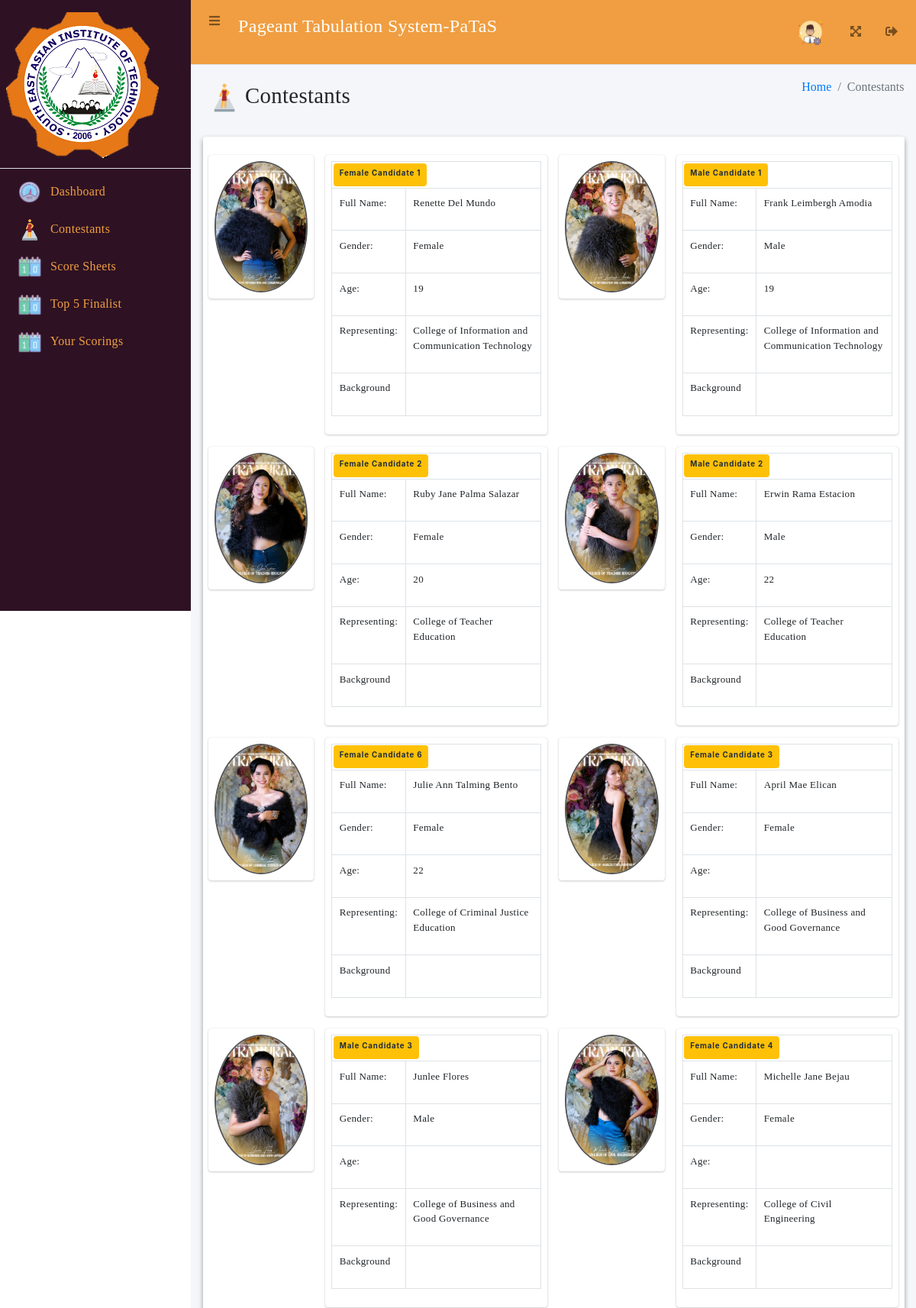
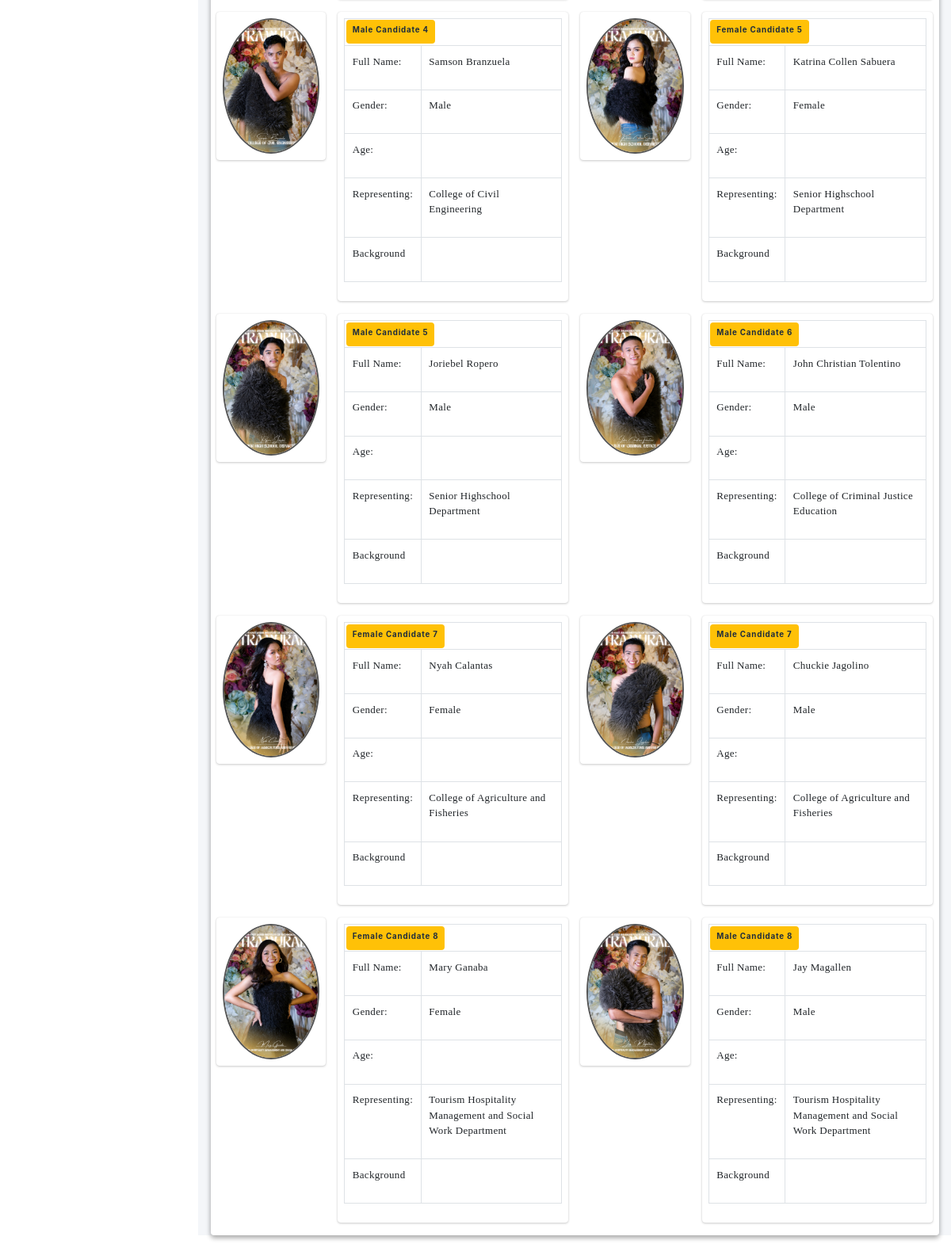
The app's page /judge/contestant-profile.php with its own data (2 pictures, top to bottom).
### tables this page shows
CREATE TABLE `contestants` (
  `id` int(11) NOT NULL,
  `firstname` text DEFAULT NULL,
  `middlename` text DEFAULT NULL,
  `lastname` text DEFAULT NULL,
  `age` varchar(255) DEFAULT NULL,
  `gender` varchar(255) DEFAULT NULL,
  `course` varchar(8) DEFAULT NULL,
  `personal_background` text DEFAULT NULL,
  `image` text DEFAULT NULL,
  `contestant_no` varchar(255) DEFAULT NULL,
  `added_by` varchar(255) NOT NULL
);

CREATE TABLE `courses` (
  `id` int(8) NOT NULL,
  `course_name` text DEFAULT NULL,
  `description` text DEFAULT NULL,
  `added_by` text DEFAULT NULL
);

### judge/contestant-profile.php (the view, shortened to what this page needs)
<?php
include '../includes/dbcon.php';
?>
<!DOCTYPE html>
<html lang="en">
   <head>
      <link rel="stylesheet" href="../asset/fontawesome/css/all.min.css">
      <link rel="stylesheet" href="../asset/css/adminlte.min.css">
      <link rel="stylesheet" href="../asset/css/style.css">
      <link rel="stylesheet" href="../asset/tables/datatables-bs4/css/dataTables.bootstrap4.min.css">
   </head>
   <body class="hold-transition sidebar-mini layout-fixed">
      <div class="wrapper">
         <nav class="main-header navbar navbar-expand navbar-light" style="background-color: rgb(240,158,65)">
            <ul class="navbar-nav">
               <li class="nav-item">
                  <a class="nav-link" data-widget="pushmenu" href="#" role="button"><i class="fas fa-bars"></i></a>
               </li>
               <li class="nav-item">
               <p style="font-size: 24px; color: white;">Pageant Tabulation System-PaTaS</p>
            </li>
            </ul>
            <ul class="navbar-nav ml-auto">
               <li class="nav-item">
                  <a class="nav-link" href="#" role="button">
                  <img src="../asset/img/avatar.png" class="img-circle" alt="User Image" width="40" style="margin-top: -8px;">
                  </a>
               </li>
               <li class="nav-item">
                  <a class="nav-link" data-widget="fullscreen" href="#" role="button">
                  <i class="fas fa-expand-arrows-alt"></i>
                  </a>
               </li>
               <li class="nav-item">
                  <a class="nav-link" data-widget="fullscreen" href="../logout.php">
                  <i class="fas fa-sign-out-alt"></i>
                  </a>
               </li>
            </ul>
         </nav>
         <aside class="main-sidebar sidebar-light-primary" style="background-color: rgb(46,18,35);">
            <a href="index.html" class="brand-link">
            <img src="../asset/img/seait.png" alt="DSMS Logo" width="200">
            </a>
            <div class="sidebar">
               <nav class="mt-2">
                  <ul class="nav nav-pills nav-sidebar flex-column" data-widget="treeview" role="menu"
                     data-accordion="false">
                     <li class="nav-item">
                        <a href="index.php" class="nav-link">
                           <img src="../asset/img/dashboard.png" width="30">
                           <p>
                              Dashboard
                           </p>
                        </a>
                     </li>
                     <li class="nav-item">
                        <a href="contestant-profile.php" class="nav-link">
                           <img src="../asset/img/contestant.png" width="30">
                           <p>
                              Contestants
                           </p>
                        </a>
                     </li>
                     <li class="nav-item">
                        <a href="scores.php" class="nav-link">
                           <img src="../asset/img/score.png" width="30">
                           <p>
                              Score Sheets
                           </p>
                        </a>
                     </li>
                     <li class="nav-item">
                     <a href="scores_top_five.php" class="nav-link">
                        <img src="../asset/img/score.png" width="30">
                        <p>
                           Top 5 Finalist
                        </p>
                     </a>
                  </li>
                     <li class="nav-item">
                     <a href="yourscores.php" class="nav-link">
                        <img src="../asset/img/score.png" width="30">
                        <p>
                          Your Scorings
                        </p>
                     </a>
                  </li>
                  </ul>
               </nav>
            </div>
         </aside>
         <div class="content-wrapper">
            <div class="content-header">
               <div class="container-fluid">
                  <div class="row mb-2">
                     <div class="col-sm-6">
                        <h1 class="m-0"><img src="../asset/img/contestant.png" width="40"> Contestants</h1>
                     </div>
                     <div class="col-sm-6">
                        <ol class="breadcrumb float-sm-right">
                           <li class="breadcrumb-item"><a href="#">Home</a></li>
                           <li class="breadcrumb-item active">Contestants</li>
                        </ol>
                     </div>
                  </div>
               </div>
            </div>
            <section class="content">
               <div class="container-fluid">
                  <div class="card card-info elevation-2">
                     <br>
                     <div class="col-md-12">
                        <div class="row">
                           <?php
                            $query = "SELECT * FROM contestants LEFT JOIN courses ON contestants.course = courses.id";
                            if($result = $con->query($query)){
                               while($row = $result->fetch_assoc()){
                                 echo '
                                 <div class="col-lg-2">
                                 <div class="info-box">
                                    <a href="../images/'.$row['image'].'" target="_blank"><img src="../images/'.$row['image'].'" width="100%" style="border-radius: 50%; border: 2px solid #555;"></a>
                                 </div>
                              </div>
                              <div class="col-lg-4">
                                 <div class="info-box">
                                    <table class="table table-bordered">
                                       <tbody>
                                          <tr>
                                                <td colspan="2"> <span class="badge bg-yellow" style="height: 30px; padding: 8px;"> '.$row['gender'].' Candidate '.$row['contestant_no'].'</span></td>
                                          </tr>
                                          <tr>
                                             <td><p>Full Name: </p></td>
                                             <td><p>'.$row['firstname'].' '.$row['middlename'].' '.$row['lastname'].'</p></td>
                                          </tr>
                                          <tr>
                                             <td><p>Gender: </p></td>
                                             <td><p>'.$row['gender'].'</p></td>
                                          </tr>
                                          <tr>
                                             <td><p>Age: </p></td>
                                             <td><p>'.$row['age'].' </p></td>
                                          </tr>
                                          <tr>
                                             <td><p>Representing: </p></td>
                                             <td><p>'.$row['course_name'].'</p></td>
                                          </tr>
                                          <tr>
                                             <td><p>Background </p></td>
                                             <td><p>'.$row['personal_background'].'</p></td>
                                          </tr>
                                       </tbody>
                                    </table>
                                 </div>
                              </div>
                                 ';
                               }
                              }
                           ?>
                        </div>
                     </div>
                  </div>
               </div>
            </section>
         </div>
      </div>
   </body>
</html>

### asset/css/style.css (style rules this page uses)
h1,h2,h3,h4,h5,h6,p,label,button { font-family: fantasy !important; padding: 0.5rem 0.5rem; font-weight: 100; letter-spacing: 0.02rem; }
li a { font-family: fantasy !important; font-weight: 100; }
li { font-family: fantasy !important; font-weight: 100; }
nav.mt-2 ul.nav-sidebar li p { color:rgb(240,158,65) !important; }
table td { font-size: 13px !important; letter-spacing: 0.0625em; margin:-10px; border-spacing: 1em; }

### judge/contestant-profile.php (style rules this page uses)
table tr td { padding: 0.1rem !important; }

### records on screen
contestants: image (picture), gender "Female", contestant_no "1", firstname "Renette", lastname "Del Mundo", age "19", courses.course_name "College of Information and Communication Technology"
contestants: image (picture), gender "Male", contestant_no "1", firstname "Frank Leimbergh", lastname "Amodia", age "19", courses.course_name "College of Information and Communication Technology"
contestants: image (picture), gender "Female", contestant_no "2", firstname "Ruby Jane", middlename "Palma", lastname "Salazar", age "20", courses.course_name "College of Teacher Education"
contestants: image (picture), gender "Male", contestant_no "2", firstname "Erwin", middlename "Rama", lastname "Estacion", age "22", courses.course_name "College of Teacher Education"
contestants: image (picture), gender "Female", contestant_no "6", firstname "Julie Ann", middlename "Talming", lastname "Bento", age "22", courses.course_name "College of Criminal Justice Education"
contestants: image (picture), gender "Female", contestant_no "3", firstname "April Mae", lastname "Elican", courses.course_name "College of Business and Good Governance"
contestants: image (picture), gender "Male", contestant_no "3", firstname "Junlee", lastname "Flores", courses.course_name "College of Business and Good Governance"
contestants: image (picture), gender "Female", contestant_no "4", firstname "Michelle Jane", lastname "Bejau", courses.course_name "College of Civil Engineering"
contestants: image (picture), gender "Male", contestant_no "4", firstname "Samson", lastname "Branzuela", courses.course_name "College of Civil Engineering"
contestants: image (picture), gender "Female", contestant_no "5", firstname "Katrina Collen", lastname "Sabuera", courses.course_name "Senior Highschool Department"
contestants: image (picture), gender "Male", contestant_no "5", firstname "Joriebel", lastname "Ropero", courses.course_name "Senior Highschool Department"
contestants: image (picture), gender "Male", contestant_no "6", firstname "John Christian", lastname "Tolentino", courses.course_name "College of Criminal Justice Education"
contestants: image (picture), gender "Female", contestant_no "7", firstname "Nyah", lastname "Calantas", courses.course_name "College of Agriculture and Fisheries"
contestants: image (picture), gender "Male", contestant_no "7", firstname "Chuckie", lastname "Jagolino", courses.course_name "College of Agriculture and Fisheries"
contestants: image (picture), gender "Female", contestant_no "8", firstname "Mary", lastname "Ganaba", courses.course_name "Tourism Hospitality Management and Social Work Department"
contestants: image (picture), gender "Male", contestant_no "8", firstname "Jay", lastname "Magallen", courses.course_name "Tourism Hospitality Management and Social Work Department"
